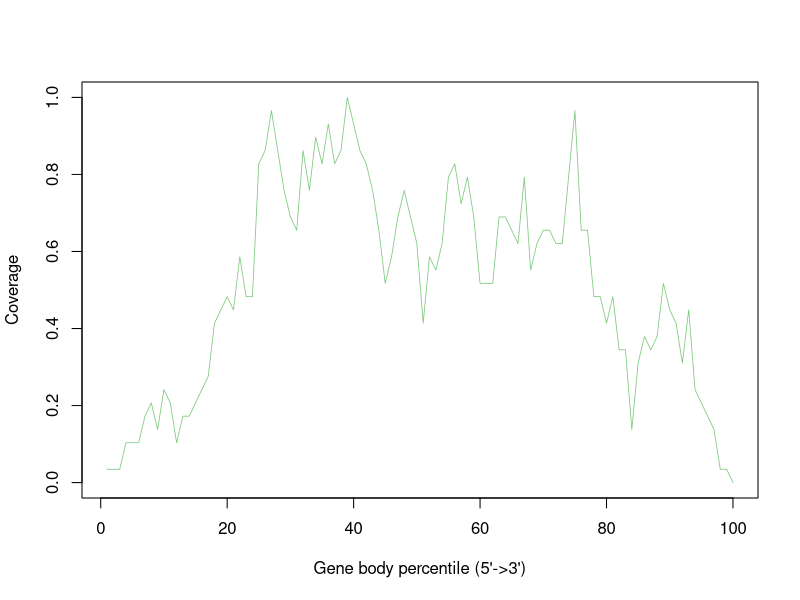

R code for this plot:
GSM4486048_Aligned.sortedByCoord_sorted.out <- c(0.034482758620689655,0.034482758620689655,0.034482758620689655,0.10344827586206896,0.10344827586206896,0.10344827586206896,0.1724137931034483,0.20689655172413793,0.13793103448275862,0.2413793103448276,0.20689655172413793,0.10344827586206896,0.1724137931034483,0.1724137931034483,0.20689655172413793,0.2413793103448276,0.27586206896551724,0.41379310344827586,0.4482758620689655,0.4827586206896552,0.4482758620689655,0.5862068965517241,0.4827586206896552,0.4827586206896552,0.8275862068965517,0.8620689655172413,0.9655172413793104,0.8620689655172413,0.7586206896551724,0.6896551724137931,0.6551724137931034,0.8620689655172413,0.7586206896551724,0.896551724137931,0.8275862068965517,0.9310344827586207,0.8275862068965517,0.8620689655172413,1.0,0.9310344827586207,0.8620689655172413,0.8275862068965517,0.7586206896551724,0.6551724137931034,0.5172413793103449,0.5862068965517241,0.6896551724137931,0.7586206896551724,0.6896551724137931,0.6206896551724138,0.41379310344827586,0.5862068965517241,0.5517241379310345,0.6206896551724138,0.7931034482758621,0.8275862068965517,0.7241379310344828,0.7931034482758621,0.6896551724137931,0.5172413793103449,0.5172413793103449,0.5172413793103449,0.6896551724137931,0.6896551724137931,0.6551724137931034,0.6206896551724138,0.7931034482758621,0.5517241379310345,0.6206896551724138,0.6551724137931034,0.6551724137931034,0.6206896551724138,0.6206896551724138,0.7931034482758621,0.9655172413793104,0.6551724137931034,0.6551724137931034,0.4827586206896552,0.4827586206896552,0.41379310344827586,0.4827586206896552,0.3448275862068966,0.3448275862068966,0.13793103448275862,0.3103448275862069,0.3793103448275862,0.3448275862068966,0.3793103448275862,0.5172413793103449,0.4482758620689655,0.41379310344827586,0.3103448275862069,0.4482758620689655,0.2413793103448276,0.20689655172413793,0.1724137931034483,0.13793103448275862,0.034482758620689655,0.034482758620689655,0.0)


pdf("GSM4486048.geneBodyCoverage.curves.pdf")
x=1:100
icolor = colorRampPalette(c("#7fc97f","#beaed4","#fdc086","#ffff99","#386cb0","#f0027f"))(1)
plot(x,GSM4486048_Aligned.sortedByCoord_sorted.out,type='l',xlab="Gene body percentile (5'->3')", ylab="Coverage",lwd=0.8,col=icolor[1])
dev.off()
